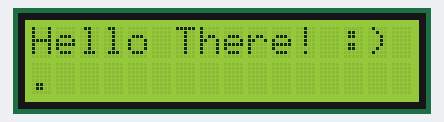
Bench run of a sketch on a simulated Arduino Uno, built with avr-gcc and run on an emulated ATmega328P. Shown: 16×2 character LCD.

Above: at 0.11 s.
At 0.91 s:
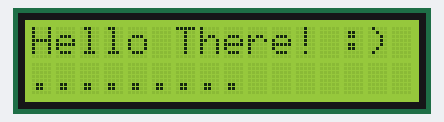
At 1.72 s:
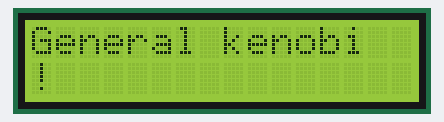
At 2.42 s:
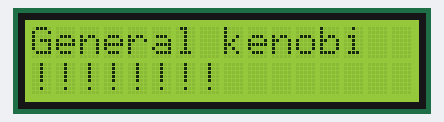
At 2.82 s:
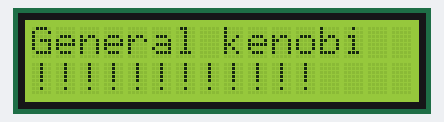
At 3.22 s:
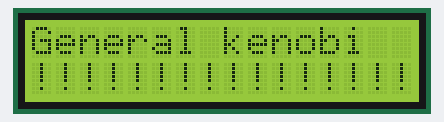

The sketch:

hello_there_lcd.ino
```cpp
#include <LiquidCrystal.h>
LiquidCrystal lcd(7, 8, 9, 10, 11, 12);

void setup() {
  lcd.begin(16, 2);

}

void loop() {
  lcd.print("Hello There! :)");
  for(int i = 0 ; i < 16; ++i){
    lcd.setCursor(i, 1);
    lcd.print(".");
    delay(100);
  }
  lcd.clear();

  lcd.print("General kenobi");
  for(int i = 0 ; i < 16; ++i){
    lcd.setCursor(i, 1);
    lcd.print("!");
    delay(100);
  }
  lcd.clear();

}
```

Measured:
- by itself, everything shown: repeats every 3.2 s, in 32 steps
